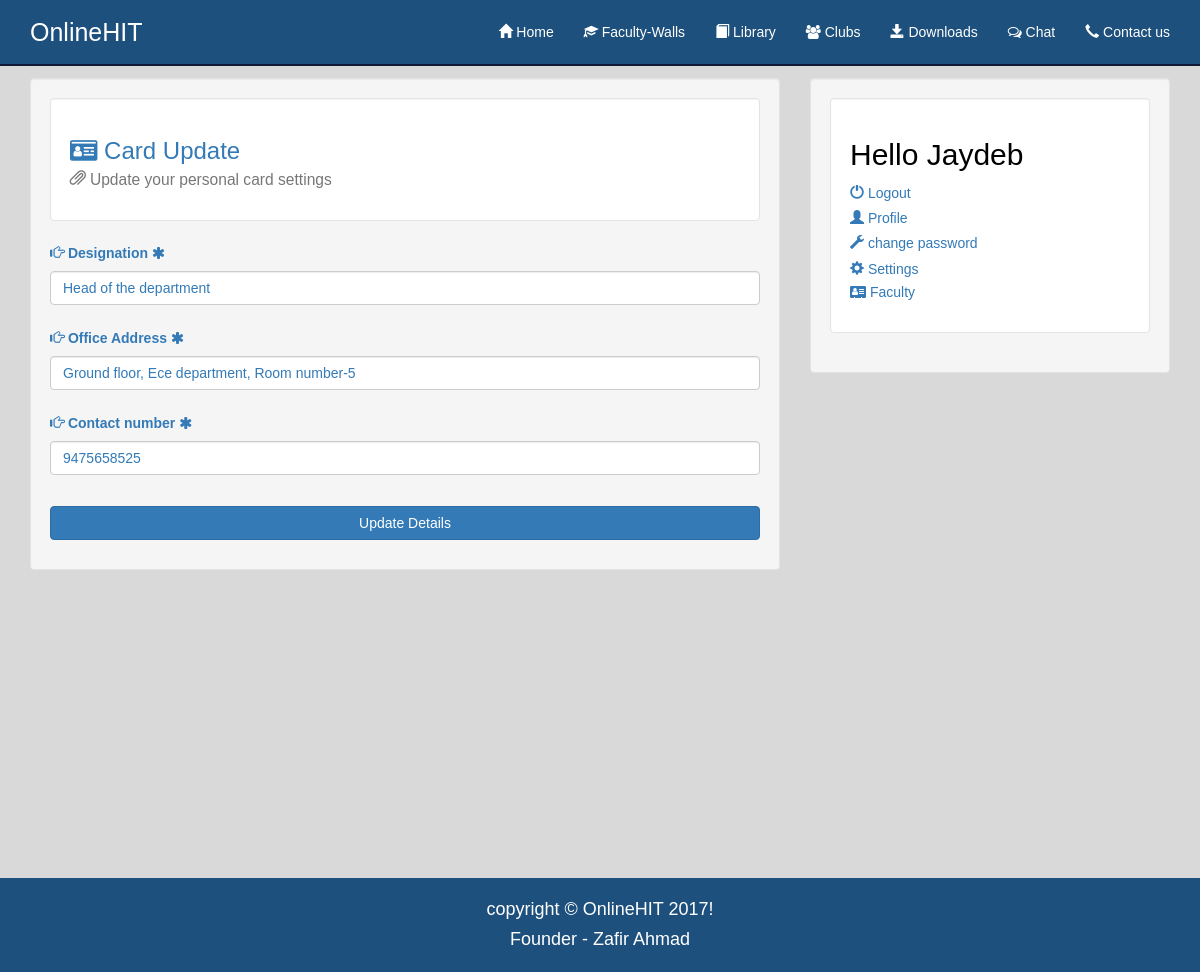
Page /facultycardsettings.php (signed in) on the committed database.
### tables this page shows
CREATE TABLE IF NOT EXISTS `teacher_personal_data` (
`id` int(11) NOT NULL,
  `user_id` int(11) NOT NULL,
  `department` varchar(100) NOT NULL,
  `office_address` varchar(250) NOT NULL,
  `contact_number` varchar(12) NOT NULL,
  `designation` varchar(100) NOT NULL,
  `detail_link` varchar(100) DEFAULT NULL,
  `time` timestamp NOT NULL DEFAULT CURRENT_TIMESTAMP,
  `details_filled` int(1) NOT NULL DEFAULT '0'
);

CREATE TABLE IF NOT EXISTS `users` (
`user_id` int(11) NOT NULL,
  `username` varchar(50) NOT NULL,
  `password` varchar(32) NOT NULL,
  `first_name` varchar(30) NOT NULL,
  `last_name` varchar(30) NOT NULL,
  `email` varchar(1024) NOT NULL,
  `email_code` varchar(32) NOT NULL,
  `active` int(11) NOT NULL DEFAULT '0',
  `type` varchar(20) NOT NULL DEFAULT '0',
  `department` varchar(5) NOT NULL,
  `member` varchar(20) DEFAULT NULL,
  `year` int(1) NOT NULL,
  `uni_roll` bigint(20) DEFAULT NULL,
  `uni_reg` bigint(20) DEFAULT NULL,
  `college_id` varchar(20) DEFAULT NULL,
  `course_duration` int(2) NOT NULL,
  `batch` int(1) NOT NULL,
  `gender` varchar(1) NOT NULL,
  `allow_email` int(1) NOT NULL DEFAULT '1',
  `profile` varchar(55) NOT NULL,
  `details` int(1) NOT NULL DEFAULT '0',
  `faculty` int(1) NOT NULL DEFAULT '0',
  `joined_on` timestamp NOT NULL DEFAULT CURRENT_TIMESTAMP ON UPDATE CURRENT_TIMESTAMP
);

### core/init.php (called while the page is built, shortened)
<?php
	require "database/connect.php";
	require "functions/users.php";
	require "functions/general.php";
	require "functions/userteacher.php";
	if(logged_in() === true)
	{
		$session_user_id = $_SESSION['user_id'];
		$user_data = user_data($session_user_id,'user_id','username','password','first_name','last_name','email','email_code','type','department','member','year','batch','gender','details','uni_roll','uni_reg','college_id','faculty');
	}
?>

### core/functions/users.php (called while the page is built, shortened)
			<?php
function is_faculty($user_id)
{
	global $db;
	$user_id 	= (int)$user_id;
	if($stmt = $db->prepare("SELECT `user_id` FROM `users` WHERE `user_id` = ? AND `faculty` = '1'"))
	{
		$stmt->bind_param('i',$user_id);
		$stmt->execute();
		$stmt->store_result();
		return (($stmt->num_rows) == 1) ? true : false;
	}
}
function user_data($user_id)
{
	global $db;
	$user_id = (int)$user_id;
	$func_num_args = func_num_args();
	$func_get_args = func_get_args();
	if($func_num_args > 1){
		unset($func_get_args[0]);
		$fields 	= "`".implode("`, `", $func_get_args)."`";
		if($result 	= $db->query("SELECT $fields FROM `users` WHERE `user_id` = $user_id"))
		{
			$data 		= $result->fetch_assoc();
			return $data;
		}
	}
}
?>

### core/functions/general.php (called while the page is built, shortened)
<?php
	function sanitize($data)
	{
		global $db;
		return htmlentities(strip_tags(mysqli_real_escape_string($db,$data)));
	}
		?>

### core/functions/userteacher.php (called while the page is built, shortened)
<?php
	function user_id_exists_in_teacher_personal_data_table($user_id)
	{
		global $db;
		$user_id = (int)$user_id;
		if($stmt = $db->prepare("SELECT `id` FROM `teacher_personal_data` WHERE `user_id` = ?"))
		{
			$stmt->bind_param("i", $user_id);
			$stmt->execute();
			$stmt->store_result();
			return ($stmt->num_rows == 1) ? true : false;
		}
	}
	function faculty_address_detail($user_id)
	{
		$user_id = (int)sanitize($user_id);
		global $db;
		$query = "SELECT
					teacher_personal_data.user_id,
					teacher_personal_data.office_address,
					teacher_personal_data.contact_number,
					teacher_personal_data.designation,
					users.first_name,
					users.last_name,
					users.email,
					users.email_code,
					users.department
					FROM teacher_personal_data INNER JOIN users ON
					(teacher_personal_data.user_id = users.user_id
					AND users.faculty = 1 AND users.user_id = '$user_id')
		";
		if($result = $db->query($query))
		{
			$row = $result->fetch_object();
			return $row;
		}
		return false;
	}
					?>

### facultycardsettings.php (the view, shortened to what this page needs)
<?php
	include "core/init.php";
	$address_detail = faculty_address_detail($user_data['user_id']);
	include "includes/overall/header.php";
?>
	<div class="well">
		<div class="well well-wb well-blue">
			<h3><i class="fa fa-id-card"></i> Card Update <br>
			<small> <i class="glyphicon glyphicon-paperclip"></i> Update your personal card settings</small>
			</h3>
		</div>
		 <?php
		 	if(isset($_GET['update'])===true and (sanitize($_GET['update']) === "Updated")){
		 ?>
		 		<div class="well well-wb well-blue">
		 			<div class="card text-center">
					  <div class="card-header">
					    <i class="fa fa-smile-o" id='big_smile'></i>
					  </div>
					  <div class="card-block">
					    <h4 class="card-title">Thank you! </h4>
					    <p class="card-text">We have successfully updated your card details.</p>
					    <a href="index.php" class="btn btn-primary"><i class="fa fa-home"></i> Home</a>
					  </div>
					  <div class="card-footer text-muted">
					    OnlineHIT
					  </div>
					</div>
		 		</div>
		 <?php
		 	}else{
		  ?>
		 <form action="facultycardsettings.php" method="POST" autocomplete="off">
		 	<ul class="well-blue">
		 		<li>
		 			<label for="designation">
						<b><span class="glyphicon glyphicon-hand-right"></span> Designation
						<span class="fa fa-asterisk"></span>
						</b>
					</label>
					<input id="designation" type="text" name="designation" class="form-control well-blue" placeholder="Designation" value="<?php
						if(isset($_POST['designation'])===true)
						{
							echo $_POST['designation'];
						}
						else{
							echo $address_detail->designation;
						}
					 ?>">
		 		</li>
		 		<br>
		 		<li>
		 			<label for="office_address">
						<b><span class="glyphicon glyphicon-hand-right"></span> Office Address
						<span class="fa fa-asterisk"></span>
						</b>
					</label>
					<input id="office_address" type="text" name="office_address" class="form-control well-blue" placeholder="Office Address" value="<?php
						if(isset($_POST['office_address'])===true)
						{
							echo $_POST['office_address'];
						}
						else{
							echo $address_detail->office_address;
						}
					 ?>">
		 		</li>
		 		<br>
		 		<li>
		 			<label for="contact_number">
						<b><span class="glyphicon glyphicon-hand-right"></span> Contact number
						<span class="fa fa-asterisk"></span>
						</b>
					</label>
					<input id="contact_number" type="number" name="contact_number" class="form-control well-blue" placeholder="Contact number" value="<?php
						if(isset($_POST['contact_number'])===true)
						{
							echo $_POST['contact_number'];
						}
						else{
							echo $address_detail->contact_number;
						}
					 ?>">
		 		</li>
		 		<br>
				<li>
					<input type="submit" name="submit" value="Update Details" class="btn btn-primary">
				</li>
		 	</ul>
		 </form>
		 <?php } ?>
	</div>
<?php
	include "includes/overall/footer.php";
?>

### includes/widgets/loggedin.php (shortened to what this page needs)
<div class="widget" id='aside_menu'>
	<div class="inner well well-wb">
	<h2>Hello <?php echo $user_data['first_name']; ?></h2>
	<ul>
		<li><a href="logout.php">
		<span class="glyphicon glyphicon-off" aria-hidden="true"></span> Logout </a></li>
		<li><a href="<?php echo $user_data['username']; ?>">
		<span class="glyphicon glyphicon-user" aria-hidden="true"></span> Profile</a></li>
		<li><a href="changepassword.php">
		<span class="glyphicon glyphicon-wrench" aria-hidden="true"></span> change password</a></li>
		<li><a href="settings.php">
		<span class="glyphicon glyphicon-cog" aria-hidden="true"></span> Settings</a></li>
		<?php
			if(is_faculty($user_data['user_id']) === true and user_id_exists_in_teacher_personal_data_table($user_data['user_id']) === true)
			{
				?>
					<a href="faculty.php?facultyID=<?php echo substr(md5(substr($user_data['email_code'],10,20)),5,10); ?>"><i class="fa fa-address-card" aria-hidden="true"></i> Faculty</a>
				<?php
			}
				?>
	</ul>
	</div>
</div>

### css/main.css (style rules this page uses)
ul { list-style-type: none; }
* { margin:0; padding: 0; }
body { font-family:arial; line-height: 1.5em; background-color: #d9d9d9; border-right: 0; }
ul li { list-style-type: none; line-height:1.8em; }
input[type="submit"] { width:100%; margin-top: 10px; }

### css/general.css (style rules this page uses)
.well-wb { background-color: white; color: black; }
.well-blue { color: #337ab7; }

### rows in the picture
teacher_personal_data: designation "Head of the department", office_address "Ground floor, Ece department, Room number-5", contact_number "9475658525"
users: first_name "Jaydeb"
